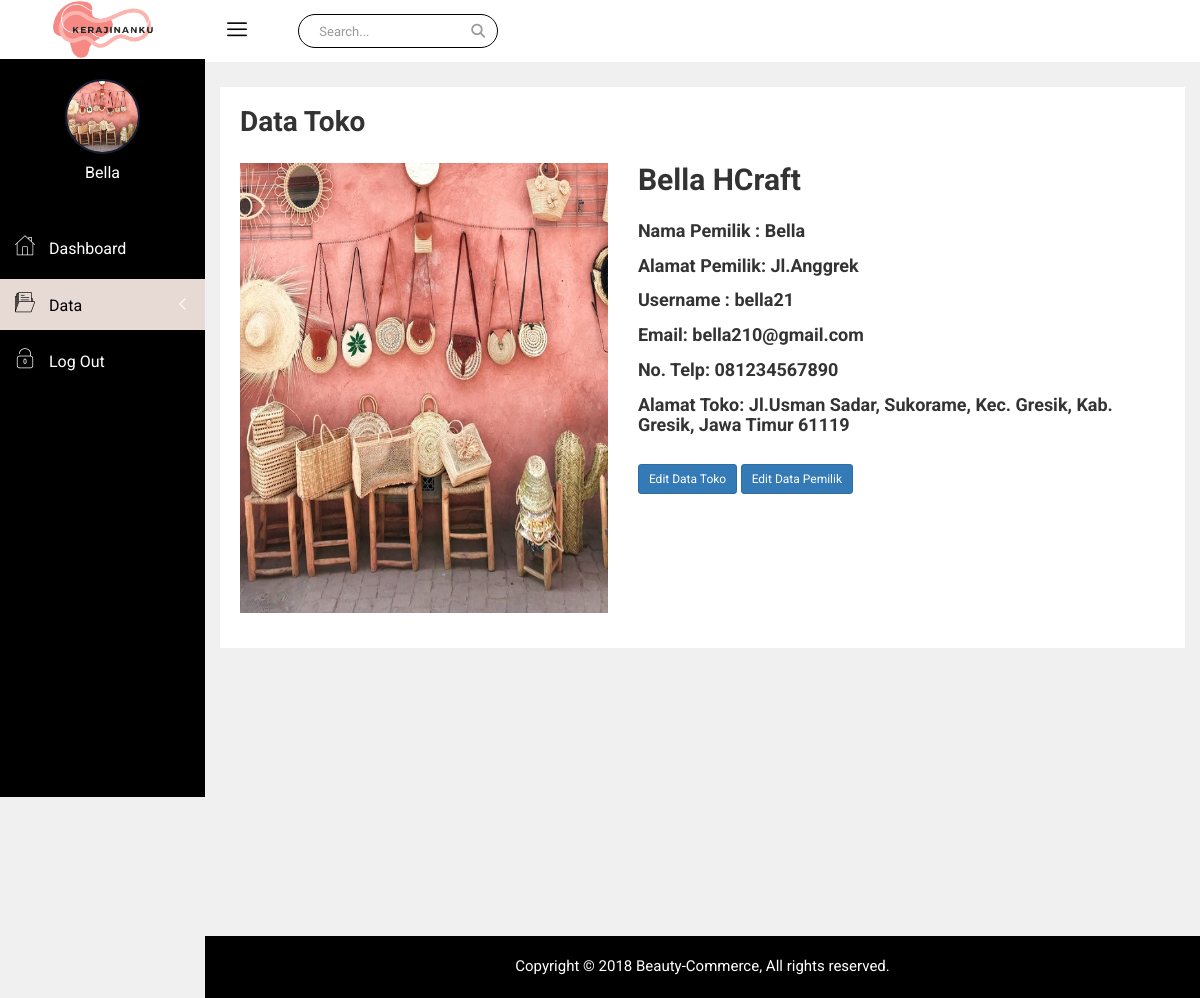
The app's page /penjual/datatoko.php (signed in) with its own data.
### tables this page shows
CREATE TABLE `toko` (
  `toko_id` int(11) NOT NULL,
  `toko_pemilik` varchar(60) NOT NULL,
  `toko_username` varchar(15) NOT NULL,
  `toko_nama` varchar(60) NOT NULL,
  `toko_hp` varchar(25) NOT NULL,
  `toko_email` varchar(50) NOT NULL,
  `toko_pemilik_alamat` varchar(100) NOT NULL,
  `toko_alamat` varchar(100) NOT NULL,
  `toko_foto` varchar(100) NOT NULL,
  `toko_pass` varchar(100) NOT NULL
);

### koneksi.php (called while the page is built, shortened)
<?php
class Koneksi
{
    private $konek;
    private $host = "localhost";
    private $user = "root";
    private $pass = "";
    private $db = "beauty_commerce";
    private function sambung()
    {
        try {
            $this->konek = new PDO("mysql:host=" . $this->host . ";dbname=" . $this->db . ";charset=utf8mb4", $this->user, $this->pass);
            $this->konek->setAttribute(PDO::ATTR_ERRMODE, PDO::ERRMODE_EXCEPTION);
            $this->konek->setAttribute(PDO::ATTR_EMULATE_PREPARES, true);
            return $this->konek;
        } catch (PDOException $ex) {
            return NULL;
        }
    }
    public function kueri($sql)
    {
        $hasil = $this->konek->prepare($sql);
        $hasil->execute();
        return $hasil;
    }
    public function hasil_data($arg)
    {
        return $arg->fetch(PDO::FETCH_ASSOC);
    }
}

### penjual/datatoko.php (the view, shortened to what this page needs)
<?php
require_once '../koneksi.php';
$kon = new Koneksi();
$idtoko = @$_SESSION['toko_id'];
?>
<!doctype html>
<html class="no-js" lang="en">
<head>
    <link rel="stylesheet" href="css/bootstrap.min.css">
    <link rel="stylesheet" href="css/font-awesome.min.css">
    <link rel="stylesheet" href="https://cdnjs.cloudflare.com/ajax/libs/font-awesome/6.3.0/css/all.min.css">
    <link rel="stylesheet" href="css/nalika-icon.css">
    <link rel="stylesheet" href="css/owl.carousel.css">
    <link rel="stylesheet" href="css/owl.theme.css">
    <link rel="stylesheet" href="css/owl.transitions.css">
    <link rel="stylesheet" href="css/animate.css">
    <link rel="stylesheet" href="css/normalize.css">
    <link rel="stylesheet" href="css/meanmenu.min.css">
    <link rel="stylesheet" href="css/main.css">
    <link rel="stylesheet" href="css/morrisjs/morris.css">
    <link rel="stylesheet" href="css/scrollbar/jquery.mCustomScrollbar.min.css">
    <link rel="stylesheet" href="css/metisMenu/metisMenu.min.css">
    <link rel="stylesheet" href="css/metisMenu/metisMenu-vertical.css">
    <link rel="stylesheet" href="css/calendar/fullcalendar.min.css">
    <link rel="stylesheet" href="css/calendar/fullcalendar.print.min.css">
    <link rel="stylesheet" href="style.css">
    <link rel="stylesheet" href="css/responsive.css">
</head>
<body>
    <div class="left-sidebar-pro">
        <nav id="sidebar" class="">
            <div class="sidebar-header">
                <a href="index.php"><img class="main-logo" src="img/logo/logo.png" alt="" style="width: 100px;" /></a>
            </div>
            <div class="nalika-profile">
                <?php
                $que = $kon->kueri("SELECT * FROM toko WHERE toko_id = '$idtoko'");
                $hasil = $kon->hasil_data($que);
                ?>
                <div class="profile-dtl">
                    <a href="#"><img src="<?= $hasil['toko_foto']; ?>" alt="Foto Toko" /></a>
                    <h2><?php echo $hasil['toko_pemilik'] ?></h2>
                </div>
            </div>
            <div class="left-custom-menu-adp-wrap comment-scrollbar">
                <nav class="sidebar-nav left-sidebar-menu-pro">
                    <ul class="metismenu" id="menu1">
                        <li>
                            <a href="index.php">
                                <i class="icon nalika-home icon-wrap"></i>
                                <span class="mini-click-non">Dashboard</span>
                            </a>
                        </li>
                        <li>
                            <a class="has-arrow" href="#" aria-expanded="false" class="active" style="background-color: #E7DAD4;"><i class="icon nalika-folder icon-wrap" style=" color: #000000;"></i> <span class="mini-click-non" style=" color: #000000;">Data</span></a>
                        </li>
                        <li><a href="../logout.php"><i class="icon nalika-unlocked icon-wrap"></i><span class="mini-click-non"> Log Out</span></a>
                    </ul>
                </nav>
            </div>
        </nav>
    </div>
    <div class="all-content-wrapper">
        <div class="container-fluid">
            <div class="row">
                <div class="col-lg-12 col-md-12 col-sm-12 col-xs-12">
                    <div class="logo-pro">
                        <a href="index.php"><img class="main-logo" src="img/logo/logo.png" alt="" style="width: 100px;" /></a>
                    </div>
                </div>
            </div>
        </div>
        <div class="header-advance-area">
            <div class="header-top-area">
                <div class="container-fluid">
                    <div class="row">
                        <div class="col-lg-12 col-md-12 col-sm-12 col-xs-12">
                            <div class="header-top-wraper">
                                <div class="row">
                                    <div class="col-lg-1 col-md-0 col-sm-1 col-xs-12">
                                        <div class="menu-switcher-pro">
                                            <button type="button" id="sidebarCollapse" class="btn bar-button-pro header-drl-controller-btn btn-info navbar-btn">
                                                <i class="icon nalika-menu-task"></i>
                                            </button>
                                        </div>
                                    </div>
                                    <div class="col-lg-6 col-md-7 col-sm-6 col-xs-12">
                                        <div class="header-top-menu tabl-d-n hd-search-rp">
                                            <div class="breadcome-heading">
                                                <form role="search" class="">
                                                    <input type="text" placeholder="Search..." class="form-control">
                                                    <a href=""><i class="fa fa-search"></i></a>
                                                </form>
                                            </div>
                                        </div>
                                    </div>
                                </div>
                            </div>
                        </div>
                    </div>
                </div>
            </div>
        </div>
        <div class="single-product-tab-area mg-t-0 mg-b-30" style="margin-top: 30px;">
            <div class="container-fluid">
                <div class="row">
                    <div class="col-lg-12">
                        <div class="single-product-pr">
                            <div class="row">
                                <?php
                                $que = $kon->kueri("SELECT * FROM toko WHERE toko_id = '$idtoko'");
                                $hasil = $kon->hasil_data($que);
                                ?>
                                <h1 style="margin-bottom: 25px; margin-left: 15px;">Data Toko</h1>
                                <div class="col-lg-5 col-md-5 col-sm-5 col-xs-12">
                                    <div id="myTabContent1" class="tab-content">
                                        <div class="product-tab-list tab-pane fade active in" id="single-tab1">
                                            <img src="<?php echo $hasil['toko_foto'] ?>" alt="Foto Toko" style="margin-bottom: 15px; width: 470px; height: 450px;" />
                                        </div>
                                    </div>
                                </div>
                                <div class="col-lg-7 col-md-7 col-sm-7 col-xs-12">
                                    <div class="single-product-details res-pro-tb">
                                        <h2><?php echo $hasil['toko_nama'] ?></h2>
                                        <div class="single-pro-cn">
                                            <h4 style="margin-top: 25px;">Nama Pemilik : <?php echo $hasil['toko_pemilik'] ?></h4>
                                            <h4 style="margin-top: 15px;">Alamat Pemilik: <?php echo $hasil['toko_pemilik_alamat'] ?></h4>
                                            <h4 style="margin-top: 15px;">Username : <?php echo $hasil['toko_username'] ?></h4>
                                            <h4 style="margin-top: 15px;">Email: <?php echo $hasil['toko_email'] ?></h4>
                                            <h4 style="margin-top: 15px;">No. Telp: <?php echo $hasil['toko_hp'] ?></h4>
                                            <h4 style="margin-top: 15px;">Alamat Toko: <?php echo $hasil['toko_alamat'] ?></h4>
                                        </div>
                                        <div class="single-pro-cn" style="margin-top: 30px;">
                                            <a href="isidatatoko.php?toko_id=<?= $hasil['toko_id'] ?>"><button data-toggle="tooltip" title="Edit Toko" class="pt-setting btn btn-sm btn-primary">Edit Data Toko</button></a>
                                            <a href="datatoko_edit.php?id=<?= $hasil['toko_id'] ?>"><button data-toggle="tooltip" title="Edit Pemilik" class="pt-setting btn btn-sm btn-primary">Edit Data Pemilik</button></a>
                                        </div>
                                    </div>
                                </div>
                            </div>
                        </div>
                    </div>
                </div>
            </div>
        </div>
        <div class="footer-copyright-area">
            <div class="container-fluid">
                <div class="row">
                    <div class="col-lg-12">
                        <div class="footer-copy-right">
                            <p>Copyright © 2018 Beauty-Commerce, All rights reserved.</p>
                        </div>
                    </div>
                </div>
            </div>
        </div>
    </div>
</body>
</html>

### penjual/css/main.css (style rules this page uses)
html { color: #222; font-size: 1em; line-height: 1.4; }
audio, canvas, iframe, img, svg, video { vertical-align: middle; }

### penjual/css/metisMenu/metisMenu-vertical.css (style rules this page uses)
.sidebar-nav { background: #fff; }
.sidebar-nav ul { padding: 0; margin: 0; list-style: none; background: #000000; }
.sidebar-nav .metismenu { background: #000000; display: -webkit-box; display: -ms-flexbox; display: flex; -webkit-box-orient: vertical; -webkit-box-direction: normal; -ms-flex-direction: column; flex-direction: column; }
.sidebar-nav .metismenu li + li { margin-top: 5px; }
.sidebar-nav .metismenu li:first-child { margin-top: 5px; }
.sidebar-nav .metismenu li:last-child { margin-bottom: 5px; }
.sidebar-nav .metismenu > li { display: -webkit-box; display: -ms-flexbox; display: flex; -webkit-box-orient: vertical; -webkit-box-direction: normal; -ms-flex-direction: column; flex-direction: column; position: relative; }
.sidebar-nav .metismenu a { position: relative; display: block; padding: 13px 15px; color: #fff; outline-width: 0; transition: all .3s ease-out; font-size:16px; }
.sidebar-nav .metismenu li .icon-wrap { margin-right:10px; font-size:20px; }

### records on screen
toko: toko_foto (picture), toko_pemilik "Bella", toko_nama "Bella HCraft", toko_pemilik_alamat "Jl.Anggrek", toko_username "bella21", toko_email "bella210@gmail.com", toko_hp "081234567890", toko_alamat "Jl.Usman Sadar, Sukorame, Kec. Gresik, Kab. Gresik, Jawa Timur 61119"
